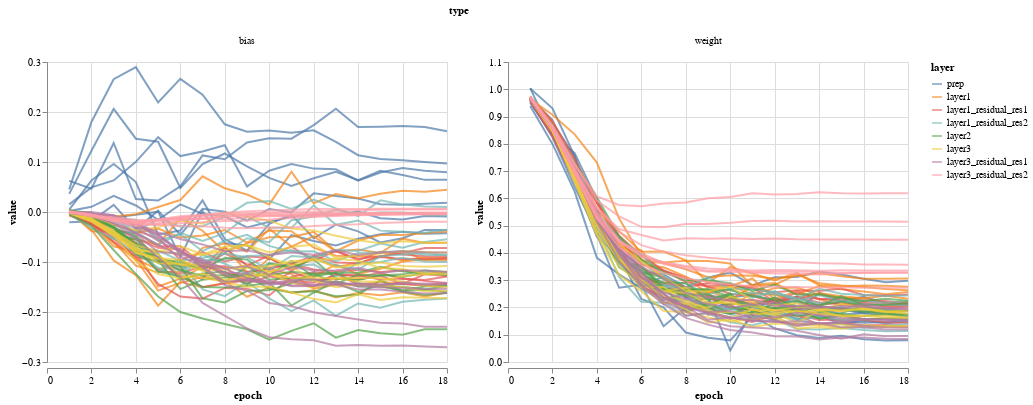

Notebook source saved alongside this figure:
### Markdown cell above
冻结batch norm的缩放(43s)

Batch norm对每个通道的均值和方差进行标准化，但随后是可学习的缩放和偏差。我们的Batch norm层由(平滑的)ReLUs继承，因此可学习的偏差可以允许网络优化每个通道的稀疏程度。另一方面，如果通道尺度有很大变化，这可能会减少有效通道的数量，并带来瓶颈。让我们来看看这些参数在训练中的动态变化：

Batch norm standardises the mean and variance of each channel but is followed by a learnable scale and bias. Our batch norm layers are succeeded by ReLUs, so the learnable biases could allow the network to optimise the level of sparsity per channel. On the other hand, if channel scales vary substantially this might reduce the effective number of channels and introduce a bottleneck. Let's have a look at the dynamics of these parameters during training:

### Code cell
epochs, batch_size = 18, 512
transforms = (Crop(32, 32), FlipLR(), Cutout(8, 8))
opt_params = {'lr': lr_schedule([0, epochs/5, epochs], [0.0, 0.6, 0.0], batch_size), 'weight_decay': Const(5e-4*batch_size), 'momentum': Const(0.9)}

model = build_model(ghost_bn_net, label_smoothing_loss(0.2))
state, timer, logs = {MODEL: model, OPTS: [SGD(trainable_params(model).values(), opt_params)]}, Timer(torch.cuda.synchronize), Table(report=every(epochs, 'epoch'))
for epoch in range(epochs):
    logs.append(union({'epoch': epoch+1}, train_epoch(state, timer, train_batches(batch_size, transforms), valid_batches(batch_size), 
                                                      on_epoch_end=partial(log_weights, weights={k: v for k,v in trainable_params(model).items() if 'norm' in k}))))
data = pd.DataFrame([{'epoch': epoch, 'type': weight.split('.')[1], 'layer': weight.split('_norm')[0], 'channel': channel, 'value': value} 
                     for epoch, epoch_vals in enumerate(state[WEIGHT_LOG], 1) 
                     for weight, weight_vals in epoch_vals.items() 
                     for channel, value in enumerate(weight_vals[:8], 1)])

alt.Chart(data).mark_line(opacity=0.7).encode(x='epoch', y='value', color=alt.Color('layer', sort=['prep']), detail='channel', column='type').resolve_scale(y='independent')

### Figure 1 — Vega-Lite specification as saved in the notebook (floating-point values rounded to 4 significant figures; data arrays with more than 128 entries replaced by an {"elided": "..."} marker saying what was removed)
{"config": {"view": {"continuousWidth": 400, "continuousHeight": 300}}, "data": {"name": "data-68ac44600996ca7aa8eb87032bc8bf59"}, "mark": {"type": "line", "opacity": 0.7}, "encoding": {"color": {"type": "nominal", "field": "layer", "sort": ["prep"]}, "column": {"type": "nominal", "field": "type"}, "detail": {"type": "quantitative", "field": "channel"}, "x": {"type": "quantitative", "field": "epoch"}, "y": {"type": "quantitative", "field": "value"}}, "resolve": {"scale": {"y": "independent"}}, "$schema": "https://vega.github.io/schema/vega-lite/v4.8.1.json", "datasets": {"data-68ac44600996ca7aa8eb87032bc8bf59": {"elided": "2304 records"}}}
